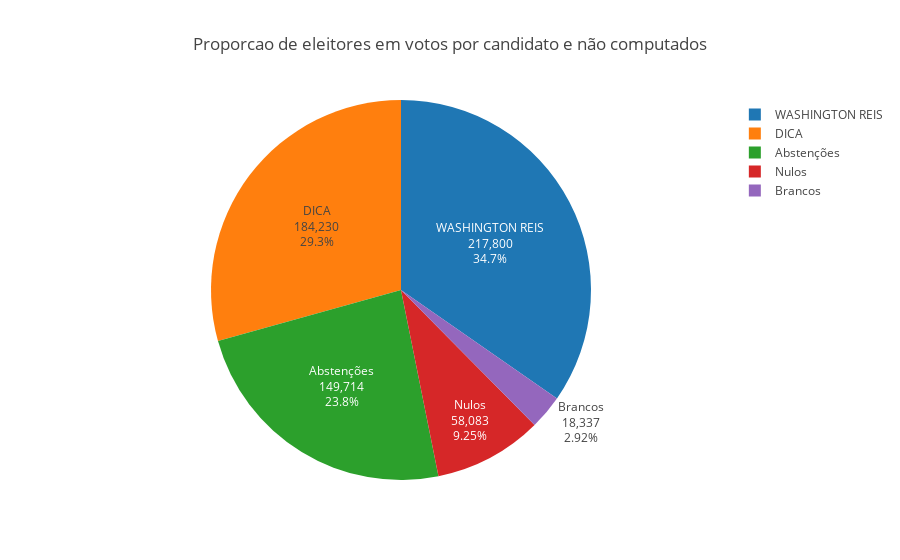

Notebook code cell kept with this figure:
### Markdown cell above
#### Visualização da distribuição dos votos dos candidatos em segundo turno

### Code cell
values = [cand1.get('votes'), cand2.get('votes'), total_abstencoes, total_brancos, total_nulos]
labels = [ cand1.get('name'), cand2.get('name'), 'Abstenções', 'Brancos', 'Nulos' ]

title = 'Proporcao de eleitores em votos por candidato e não computados'
fig = generatePieChart(go=go, labels=labels, values=values, title=title)
py.iplot(fig)

### Figure 1 — Plotly figure (JSON) as saved in the notebook; plotly's stock layout.template omitted (floating-point values rounded to 4 significant figures)
{"data": [{"labels": ["DICA", "WASHINGTON REIS", "Abstenções", "Brancos", "Nulos"], "textinfo": "percent+value+label", "type": "pie", "uid": "54618994-e0ec-11e8-a069-5cc9d399d62a", "values": [184230, 217800, 149714, 18337, 58083]}], "layout": {"title": "Proporcao de eleitores em votos por candidato e não computados"}}
